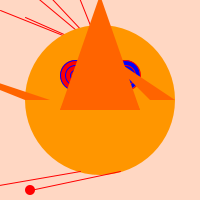
Frame 1 (no input)
Frame 60 (the mouse pressed at the canvas centre just before this capture): identical to frame 1, image omitted
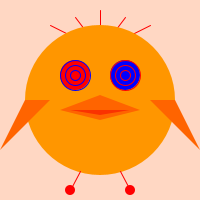
Frame 120 (the mouse held since frame 60 and released just before this capture)

The Processing sketch that drew these frames (run headless with seeded random() and noise(); from frame 60 on, the mouse is pressed at the canvas centre):

// Processing sketch: processing_17282
// ── processing_17282.pde

void setup(){
  size(200,200);
   }
void draw(){
 background(255,215,195);

ellipseMode(CENTER);

// draw ducks hair
stroke(255,0,0);
fill(255,0,0);

line(100,50,mouseX-50,mouseY-75);
line(100,50,mouseX,10);
line(100,50,mouseX+50,mouseY-75);
line(100,50,mouseX+25,17);
line(100,50,mouseX-25,mouseY-83);

//draw ducks body
noStroke();
fill(255,150,0);
ellipse(100,100,150,150);

//draw ducks left eye
stroke(0,0,255);
fill(255,0,0);
ellipse(75,75,30,30);
ellipse(75,75,20,20);
ellipse(75,75,10,10);

//draw ducks right eye
stroke(255,0,0);
fill(0,0,255);
ellipse(125,75,30,30);
ellipse(125,75,20,20);
ellipse(125,75,10,10);

//draw ducks feet
noStroke();
fill(255,0,0);
ellipse(mouseX+30,190,10,10);
ellipse(mouseX-30,190,10,10);

//draw ducks wings
noStroke();
fill(255,100,0);
triangle(50,100,mouseX-100,mouseY+50,25,100);
triangle(150,100,mouseX+100,mouseY+50,175,100);

//draw ducks legs
stroke(255,0,0);
fill(255,0,0);
line(120,171,mouseX+30,190);
line(80,171,mouseX-30,190);

//draw ducks beak
//draw top
noStroke();
fill(255,100,0);
triangle(60,110,100,mouseY+20,140,110);
//draw tongue
noStroke();
fill(250,50,0);
triangle(70,110,100,mouseY+15,130,110);
//draw bottom
noStroke();
fill(255,100,0);
triangle(60,110,100,mouseY-5,140,110);
}
//evil duck
void mousePressed(){
 background(255,0,0);

ellipseMode(CENTER);

// draw ducks hair
stroke(0,0,0);
fill(0,0,0);

line(100,50,mouseX-50,mouseY-75);
line(100,50,mouseX,10);
line(100,50,mouseX+50,mouseY-75);
line(100,50,mouseX+25,17);
line(100,50,mouseX-25,mouseY-83);

//draw ducks body
noStroke();
fill(0,0,0);
ellipse(100,100,150,150);

//draw ducks left eye
stroke(0,0,0);
fill(255,255,255);
ellipse(75,75,30,30);
ellipse(75,75,20,20);
ellipse(75,75,10,10);

//draw ducks right eye
stroke(0,0,0);
fill(255,255,255);
ellipse(125,75,30,30);
ellipse(125,75,20,20);
ellipse(125,75,10,10);

//draw ducks feet
noStroke();
fill(0,0,0);
ellipse(mouseX+30,190,10,10);
ellipse(mouseX-30,190,10,10);

//draw ducks wings
noStroke();
fill(0,0,0);
triangle(50,100,mouseX-100,mouseY+50,25,100);
triangle(150,100,mouseX+100,mouseY+50,175,100);

//draw ducks legs
stroke(0,0,0);
fill(0,0,0);
line(120,171,mouseX+30,190);
line(80,171,mouseX-30,190);

//draw ducks beak
//draw top
stroke(255,0,0);
fill(0,0,0);
triangle(60,110,100,mouseY+20,140,110);

//draw teeth
noStroke();
fill(255,255,255);
triangle(70,110,72,120,75,110);
triangle(125,110,128,120,130,110);

//draw bottom
noStroke();
fill(255,100,0);
triangle(60,110,100,mouseY-5,140,110);
}
